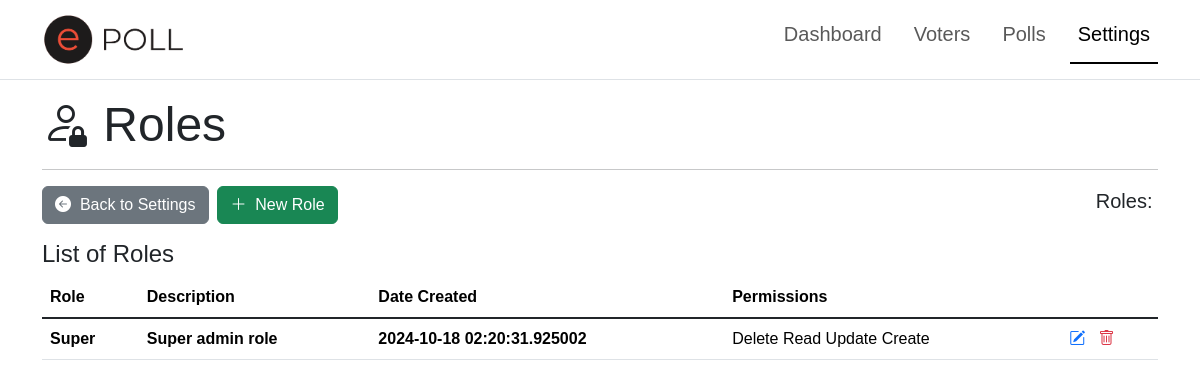
The app's page /settings/roles/ with its own data.
### app/models.py (models this page shows, shortened)
class Role(RoleMixin, db.Model):
    __tablename__ = "roles"
    id = db.Column(db.String(36), primary_key=True, default=generate_uuid)
    name = db.Column(db.String(20), nullable=False, unique=True)
    description = db.Column(db.String(120))
    created_at = db.Column(db.DateTime, nullable=False, default=datetime.now())
    updated_at = db.Column(db.DateTime(timezone=True), onupdate=db.func.now())
    permissions = db.relationship('Permission', secondary='role_permissions', back_populates='roles')
    users = db.relationship('User', secondary='user_roles', back_populates='roles')

class Permission(Enum):
    CREATE = 'Create'
    READ = 'Read'
    UPDATE = 'Update'
    DELETE = 'Delete'
    ADMIN = 'Admin'

### app/settings.py (the view)
@sbp.route('/roles/')
def roles():
    page = request.args.get('page', 1, type=int)
    page_size = request.args.get('page_size', 20, type=int)  # Get page size from query params or default to 20
    system_roles = Role.query.order_by(Role.created_at.desc()).paginate(page=page, per_page=page_size)
    if not system_roles:
        flash('No Role records added Yet!', 'warning')
    return render_template('admin/settings/role/list.html', title='Roles', system_roles=system_roles, SETTINGS=True)

### app/templates/admin/settings/role/list.html (shortened to what this page needs)
{% extends "shared/adminlayout.html" %}
{% block content %}
<div class="container">
    <h3 class="display-5"><i class="bi bi-person-lock"></i>&nbsp;{{title}}</h3>
    <hr>
    <div class="row align-content-center mb-3">
        <div class="col text-start">
            <a href="{{ url_for('settings.index') }}" class="btn btn-secondary"><i class="bi bi-arrow-left-circle-fill"></i>&nbsp; Back to Settings</a>&nbsp;
            <a href="{{ url_for('settings.new_role') }}" class="btn btn-success"><i class="bi bi-plus-lg"></i>&nbsp; New Role</a>
        </div>
        <div class="col text-end align-content-center">
            <h5>Roles:&nbsp;<strong class="fst-italic"></strong></h4>
        </div>
    </div>
    <h4>List of {{title}}</h4>
    <div class="table-responsive">
        <table class="table table-hover align-content-center">
            <thead>
                <tr class="align-middle">
                    <th scope="col">Role</th>
                    <th scope="col">Description</th>
                    <th scope="col">Date Created</th>
                    <th scope="col">Permissions</th>
                    <th scope="col"></th>
                </tr>
            </thead>
            <tbody class="table-group-divider align-content-center">
                {% for role in system_roles %}
                    <tr class="clickable-row align-middle" data-href="#">
                        <th scope="row">{{role.name}}</th>
                        <th scope="row">{{role.description}}</th>
                        <th scope="row">{{role.created_at}}</th>
                        <td scope="row">
                            {% if role.permissions %}
                                {% for permission in role.permissions %}
                                    {{ permission.name }}
                                {% endfor %}
                            {% else %}
                                <span>No permissions assigned</span>
                            {% endif %}
                        </td>
                        <td scope="row">
                            <a href="{{ url_for('settings.edit_role', id=role.id) }}"><i class="bi bi-pencil-square text-primary"></i></a> &nbsp;
                            <a href="{{ url_for('settings.delete_role', id=role.id) }}"><i class="bi bi-trash text-danger"></i></a>
                        </td>
                    </tr>
                {% endfor %}
            </tbody>
        </table>
    </div>
</div>
{% endblock %}

### app/static/styles.css (style rules this page uses)
html { font-size: 14px; position: relative; }
@media (min-width: 768px) { html { font-size: 16px; } }
body { margin-bottom: 60px; scroll-behavior: smooth; font-family: Montserrat, sans-serif !important; }
.clickable-row { cursor: pointer; }

### records on screen
Role: name "Super", description "Super admin role", created_at "2024-10-18 02:20:31.925002"
Permission: name "Delete"
Permission: name "Read"
Permission: name "Update"
Permission: name "Create"

### other values on screen
{{ title }} "Roles"
